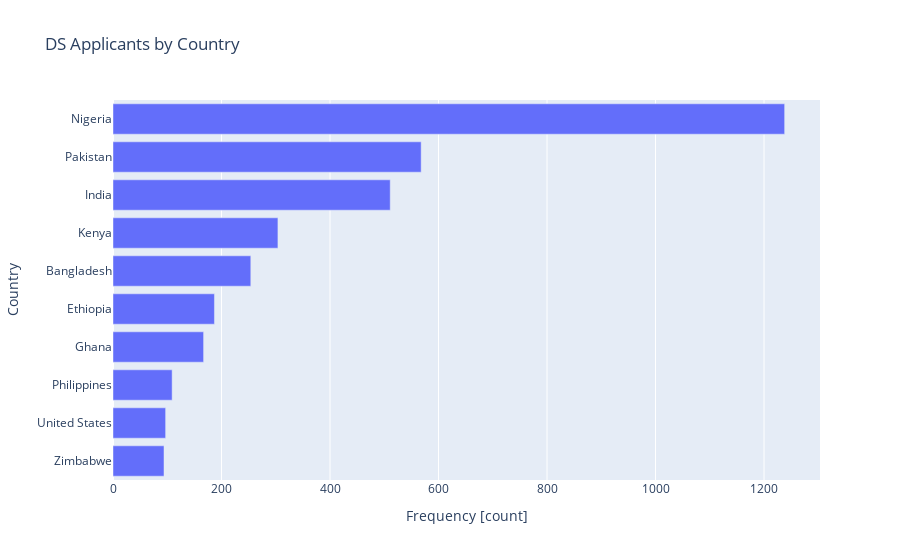

Notebook code for this chart:
### Markdown cell above
**Task 7.1.10:** Create a horizontal bar chart of the 10 countries with the largest representation in `df_nationality`. Be sure to label your x-axis `"Frequency [count]"`, your y-axis `"Country"`, and use the title `"DS Applicants by Country"`.

- [What's a bar chart?](../%40textbook/08-visualization-plotly.ipynb#Bar-Chart)
- [Create a bar chart using plotly express.](../%40textbook/08-visualization-plotly.ipynb#Bar-Chart)

### Code cell
# Create horizontal bar chart
fig = px.bar(
    data_frame=df_nationality.tail(10), x="count", y="country_name",
    orientation="h", title="DS Applicants by Country"
)
# Set axis labels
fig.update_layout(xaxis_title="Frequency [count]", yaxis_title="Country")
fig.show()

### Figure 1 — Plotly figure (JSON) as saved in the notebook; plotly's stock layout.template omitted (floating-point values rounded to 4 significant figures)
{"data": [{"alignmentgroup": "True", "hovertemplate": "count=%{x}<br>country_name=%{y}<extra></extra>", "legendgroup": "", "marker": {"color": "#636efa", "pattern": {"shape": ""}}, "name": "", "offsetgroup": "", "orientation": "h", "showlegend": false, "textposition": "auto", "type": "bar", "x": [94, 97, 109, 167, 187, 254, 304, 511, 568, 1238], "xaxis": "x", "y": ["Zimbabwe", "United States", "Philippines", "Ghana", "Ethiopia", "Bangladesh", "Kenya", "India", "Pakistan", "Nigeria"], "yaxis": "y"}], "layout": {"autosize": true, "barmode": "relative", "legend": {"tracegroupgap": 0}, "title": {"text": "DS Applicants by Country"}, "xaxis": {"anchor": "y", "autorange": true, "domain": [0, 1], "range": [0, 1303.0], "title": {"text": "Frequency [count]"}, "type": "linear"}, "yaxis": {"anchor": "x", "autorange": true, "domain": [0, 1], "range": [-0.5, 9.5], "title": {"text": "Country"}, "type": "category"}}}
